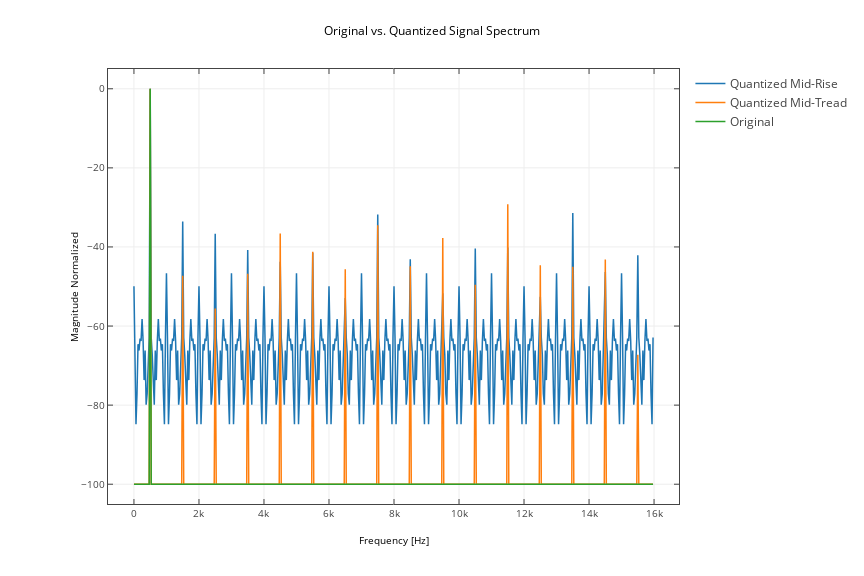

Notebook source saved alongside this figure:
### Code cell
# Imports
from scipy.fftpack import fft
import plotly.offline
import plotly.tools as tls
import plotly.plotly as py

# Configurations
plotly.offline.init_notebook_mode(connected=True)
import warnings; warnings.simplefilter('ignore')

# Signal Processing Parameters
NFFT=2**10
#Frequency Analysis
freqs = np.fft.fftfreq(NFFT, d=T) # Frequency bins
original_fft=fft(sinewave, n=NFFT)
original_fft/=np.abs(original_fft).max()
quantized_tread_fft=fft(sinewave_quant_tread_rec, n=NFFT)
quantized_tread_fft/=np.abs(quantized_tread_fft).max()
quantized_rise_fft=fft(sinewave_quant_rise_rec, n=NFFT)
quantized_rise_fft/=np.abs(quantized_rise_fft).max()

# Plot
fig=plt.figure(figsize=(12,8))
plt.plot(freqs[0:NFFT//2],20*np.log10(np.abs(quantized_rise_fft[0:NFFT//2]).clip(min=1e-5)), label='Quantized Mid-Rise')
plt.plot(freqs[0:NFFT//2],20*np.log10(np.abs(quantized_tread_fft[0:NFFT//2]).clip(min=1e-5)), label='Quantized Mid-Tread')
plt.plot(freqs[0:NFFT//2],20*np.log10(np.abs(original_fft[0:NFFT//2]).clip(min=1e-5)), label='Original')
plt.grid()
plt.title('Original vs. Quantized Signal Spectrum')
plt.ylabel('Magnitude Normalized')
plt.xlabel('Frequency [Hz]')
#plt.legend()

plotly_fig = tls.mpl_to_plotly(fig)
plotly_fig.layout.update(showlegend=True)
plotly.offline.iplot(plotly_fig)

### Figure 1 — Plotly figure (JSON) as saved in the notebook; plotly's stock layout.template omitted (floating-point values rounded to 4 significant figures; data arrays with more than 128 entries replaced by an {"elided": "..."} marker saying what was removed)
{"data": [{"line": {"color": "rgba (31, 119, 180, 1)", "dash": "solid", "width": 1.5}, "mode": "lines", "name": "Quantized Mid-Rise", "type": "scatter", "uid": "aa4f3d94-2f06-4c7d-a7a7-5aa64df01969", "x": {"elided": "512 float values"}, "xaxis": "x", "y": {"elided": "512 float values"}, "yaxis": "y"}, {"line": {"color": "rgba (255, 127, 14, 1)", "dash": "solid", "width": 1.5}, "mode": "lines", "name": "Quantized Mid-Tread", "type": "scatter", "uid": "40916cb5-fb1b-4889-b627-f22f8d1098f5", "x": {"elided": "512 float values"}, "xaxis": "x", "y": {"elided": "512 float values"}, "yaxis": "y"}, {"line": {"color": "rgba (44, 160, 44, 1)", "dash": "solid", "width": 1.5}, "mode": "lines", "name": "Original", "type": "scatter", "uid": "bf7cc96f-ab34-445e-aec6-fd39b8fe2560", "x": {"elided": "512 float values"}, "xaxis": "x", "y": {"elided": "512 int values"}, "yaxis": "y"}], "layout": {"autosize": false, "height": 576, "hovermode": "closest", "margin": {"b": 72, "l": 108, "pad": 0, "r": 86, "t": 69}, "showlegend": true, "title": {"font": {"color": "#000000", "size": 12}, "text": "Original vs. Quantized Signal Spectrum"}, "width": 864, "xaxis": {"anchor": "y", "domain": [0, 1], "mirror": "ticks", "nticks": 11, "range": [-798.4, 16770.0], "showgrid": true, "showline": true, "side": "bottom", "tickfont": {"size": 10}, "ticks": "inside", "title": {"font": {"color": "#000000", "size": 10}, "text": "Frequency [Hz]"}, "type": "linear", "zeroline": false}, "yaxis": {"anchor": "x", "domain": [0, 1], "mirror": "ticks", "nticks": 8, "range": [-105, 5], "showgrid": true, "showline": true, "side": "left", "tickfont": {"size": 10}, "ticks": "inside", "title": {"font": {"color": "#000000", "size": 10}, "text": "Magnitude Normalized"}, "type": "linear", "zeroline": false}}}
